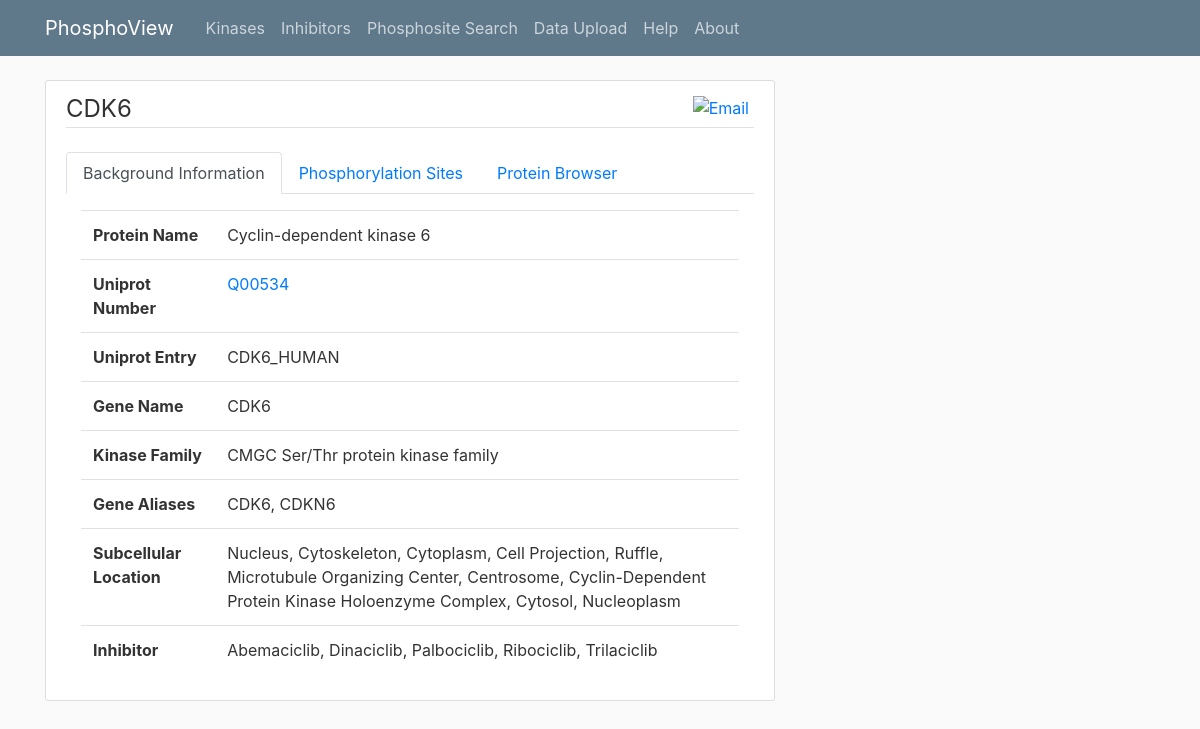
The app's page /CDK6 with its own data.
### Database/kinase_declarative.py (models this page shows)
class KinaseGeneMeta(Base):
    __tablename__ = 'kinase_gene_meta'
    protein_name = Column(String)
    uniprot_number = Column(Integer)
    uniprot_entry = Column(String)
    gene_name = Column(String, primary_key=True)
    kinase_family = Column(String)
    phosphosites = relationship('PhosphositeMeta', secondary='kinase_phosphosite_relations')
    inhibitors = relationship("InhibitorMeta", secondary="kinase_inhibitor_relations" )
    def to_dict(self):
        output = {
               "protein_name": self.protein_name,
               "uniprot_number": self.uniprot_number,
               "uniprot_entry":self.uniprot_entry,
               "gene_name": self.gene_name,
               "kinase_family": self.kinase_family,
               "gene_aliases": [alias.gene_alias for alias in self.gene_aliases]
                }
        return output

### app.py (the view)
@app.route("/<gene>")
def kinase_from_inhibitor_page(gene):
    Information = get_gene_metadata_from_gene(gene)
    subcellular_location = (get_subcellular_location_from_gene(gene))
    substrate_phosphosites = get_substrates_phosphosites_from_gene(gene)
    Inhibitor = get_inhibitors_from_gene(gene)
    return render_template('Individual_kinase.html', title='Individual Kinase Page', Inhibitor= Inhibitor, gene = gene, Information = Information, subcellular_location= subcellular_location, substrate_phosphosites=substrate_phosphosites)

### Database/kinase_declarative.py (called while the page is built)
    def to_dict(self):
        output = {
                "phosphosite_meta_id": self.phosphosite_meta_id,
                "substrate_meta_id": self.substrate_meta_id,
                "phosphosite": self.phosphosite,
                "chromosome": self.chromosome,
                "karyotype_band": self.karyotype_band,
                "strand": self.strand,
                "start_position": self.start_position,
                "end_position": self.end_position,
                "neighbouring_sequences": self.neighbouring_sequences,
                "kinases": self.get_kinase_list()
                }
        return output

    def get_kinase_list(self):
        return [kinase.gene_name for kinase in self.kinases]

### Database/kinase_functions.py (called while the page is built)
def get_gene_metadata_from_gene(kinase_str):
    kinase_obj = s.query(KinaseGeneMeta).filter(KinaseGeneMeta.gene_name==kinase_str).one()
    return kinase_obj.to_dict()

def get_subcellular_location_from_gene(kinase_gene):
    tmp = []
    results = {}
    results["Gene_Name"] = kinase_gene #initialise the dictionary with the gene name of the user input
    kinase_query = s.query(KinaseSubcellularLocation).join(KinaseGeneMeta).join(KinaseGeneName).\
    filter(KinaseGeneName.gene_alias==kinase_gene).filter(KinaseGeneMeta.gene_name==KinaseGeneName.gene_name).\
    filter(KinaseGeneMeta.gene_name==KinaseSubcellularLocation.gene_name).all()
    for row in kinase_query: #loop through all the obj representation in kinase_query
        tmp.append(row.subcellular_location) #append all the subcellular location to tmp
    results["Subcellular_Locations"] = tmp
    return results

def get_inhibitors_from_gene(kinase_gene):
    results = []
    kinase_query = s.query(KinaseGeneMeta).join(KinaseGeneName).filter(KinaseGeneMeta.gene_name==KinaseGeneName.gene_name).\
    filter(KinaseGeneName.gene_alias==kinase_gene).all()
    if len(kinase_query) == 0:
        return []
    for inhibitor in kinase_query[-1].inhibitors:
        results.append(inhibitor.inhibitor_name)
    return results

### templates/Individual_kinase.html (shortened to what this page needs)
{% extends "layout.html" %}
{% block content %}
<div class ="content-section">
        <div id="share-buttons" class="float-right">
   <a href="mailto:?Subject={{Information['gene_name']}}  &amp;Body= http://127.0.0.1:5000/HumanKinases/results_kinases/tak/{{Information['gene_name']}}">
        <img src="https://simplesharebuttons.com/images/somacro/email.png" alt="Email" />
    </a>
    </div>
        <legend class="border-bottom mb-4">{{Information["gene_name"]}}</legend>
<ul class="nav nav-tabs">
  <li class="nav-item">
    <a class="nav-link active" data-toggle="tab" href="#BI">Background Information</a>
  </li>
  <li class="nav-item">
    <a class="nav-link" data-toggle="tab" href="#PS">Phosphorylation Sites</a>
  </li>
  <li class="nav-item">
    <a class="nav-link" data-toggle="tab" href="#GW">Protein Browser</a>
  </li>
</ul>
<div class="tab-content">
  <div class="tab-pane container active" id="BI">
    <table class="table table-hover">
      <tr>
        <th scope="row">Protein Name</th>
        <td>{{Information["protein_name"]}}</td>
      </tr>
      <tr>
        <th scope="row">Uniprot Number</th>
        <td> <a target="_blank" href="https://www.uniprot.org/uniprot/{{Information['uniprot_entry']}}">{{Information["uniprot_number"]}}</td>
      </tr>
      <tr>
        <th scope="row">Uniprot Entry</th>
        <td>{{Information["uniprot_entry"]}}</td>
      </tr>
      <tr>
        <th scope="row">Gene Name</th>
        <td>{{Information["gene_name"]}}</td>
      </tr>
      <tr>
        <th scope="row">Kinase Family</th>
        <td>{{Information["kinase_family"]}}</td>
      </tr>
      <tr>
        <th scope="row">Gene Aliases</th>
        <td>{{",  ".join(Information["gene_aliases"])}}</td>
      </tr>
      <tr>
        <th scope="row"> Subcellular Location</th>
        <td>{{",  ".join(subcellular_location["Subcellular_Locations"])}}</td>
      </tr>
       <th scope="row">Inhibitor</th>
        <td>{{",  ".join(Inhibitor)}}</td>
    </table>
  </div>
    <link href="http://ebi-uniprot.github.io/CDN/protvista/css/main.css" rel="stylesheet"/>
</div>
{% endblock content %}}

### static/main.css (style rules this page uses)
body { background: #fafafa; color: #333333; margin-top: 5rem; }
.content-section { background: #ffffff; padding: 10px 20px; border: 1px solid #dddddd; border-radius: 3px; margin-bottom: 20px; }
#share-buttons img { width: 35px; padding: 5px; border: 0; box-shadow: 0; display: inline; }

### templates/Individual_kinase.html (style rules this page uses)
#share-buttons img { width: 40px; padding: 5px; border: 0; box-shadow: 0; display: inline; }

### records on screen
KinaseGeneMeta: gene_name "CDK6", protein_name "Cyclin-dependent kinase 6", uniprot_number "Q00534", uniprot_entry "CDK6_HUMAN", kinase_family "CMGC Ser/Thr protein kinase family"

### other values on screen
{{ ",  ".join(Information["gene_aliases"]) }} "CDK6, CDKN6"
{{ ",  ".join(subcellular_location["Subcellular_Locations"]) }} "Nucleus, Cytoskeleton, Cytoplasm, Cell Projection, Ruffle, Microtubule Organizing Center, Centrosome, Cyclin-Dependent Protein Kinase Holoenzyme Complex, Cytosol, Nucleoplasm"
{{ ",  ".join(Inhibitor) }} "Abemaciclib, Dinaciclib, Palbociclib, Ribociclib, Trilaciclib"
